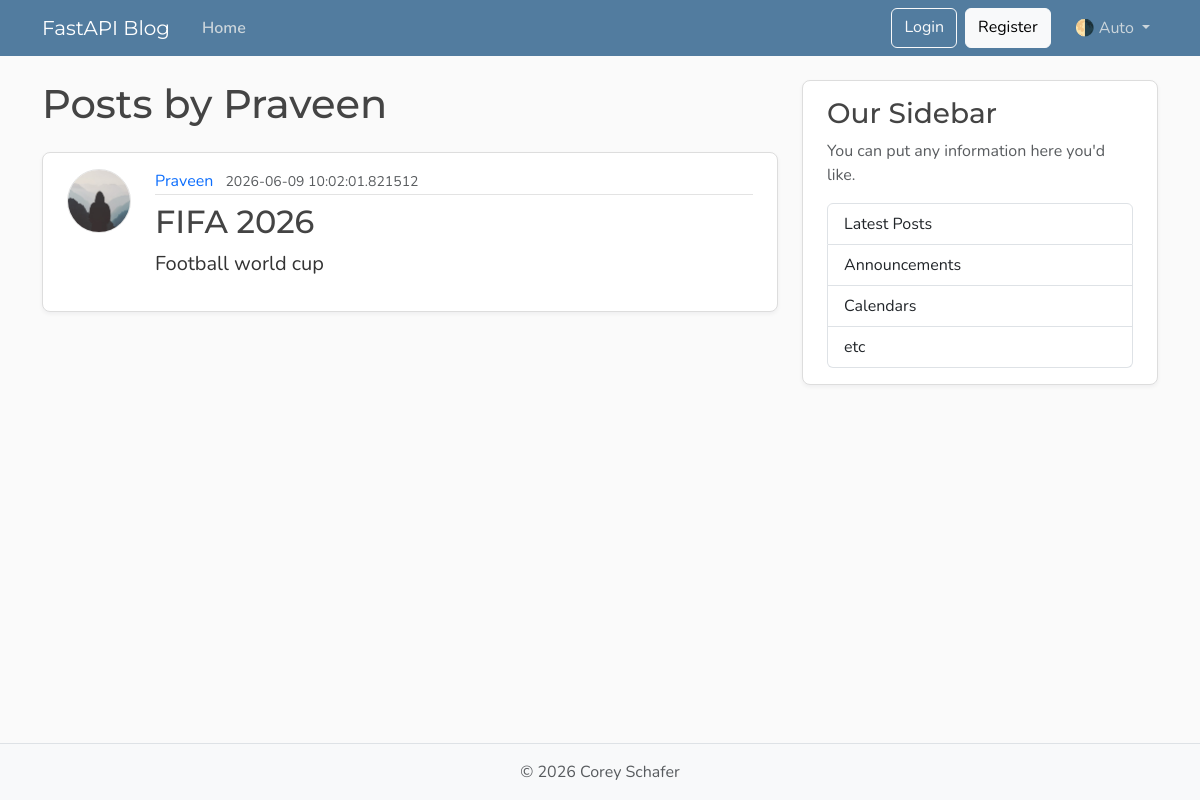
Screenshot of /users/2/posts with the database file from the repository.
### models.py (models this page shows, shortened)
class User(Base):
    __tablename__ = "users"
    id: Mapped[int] = mapped_column(Integer, primary_key=True, index=True)
    username: Mapped[str] = mapped_column(String(50), unique=True, nullable=False)
    email: Mapped[str] = mapped_column(String(120), unique=True, nullable=False)
    image_file: Mapped[str | None] = mapped_column(String(200), nullable=True, default=None)
    posts: Mapped[list[Post]] = relationship(
        back_populates="author",
        cascade="all, delete-orphan"
    )

class Post(Base):
    __tablename__ = "posts"
    id: Mapped[int] = mapped_column(Integer, primary_key=True, index=True)
    title: Mapped[str] = mapped_column(String(100), nullable=False)
    content: Mapped[str] = mapped_column(Text, nullable=False)
    user_id: Mapped[int] = mapped_column(
        ForeignKey("users.id"), nullable=False, index=True
    )
    date_posted: Mapped[datetime] = mapped_column(
        DateTime(timezone=True),
        default=lambda: datetime.now(UTC)
    )
    author: Mapped[User] = relationship(back_populates="posts")

### main.py (the view)
@app.get(
    "/users/{user_id}/posts",
    include_in_schema=False,
    name="user_posts",
)
def user_posts_page(
    request: Request,
    user_id: int,
    db: Annotated[Session, Depends(get_db)],
):
    user = db.execute(
        select(models.User).where(models.User.id == user_id)
    ).scalars().first()
    if not user:
        raise HTTPException(
            status_code=status.HTTP_404_NOT_FOUND,
            detail="User not found",
        )
    posts_db = db.execute(
        select(models.Post)
        .options(joinedload(models.Post.author))
        .where(models.Post.user_id == user_id)
    ).scalars().all()
    return templates.TemplateResponse(
        request=request,
        name="user_posts.html",
        context={
            "user": user,
            "posts": posts_db,
            "title": f"{user.username}'s Posts",
        },
    )

### templates/user_posts.html
{% extends "layout.html" %}
{% block content %}
    <h1 class="mb-4">Posts by {{ user.username if user else "User" }}</h1>
    <div id="postsContainer">
        {% for post in posts %}
            <article class="content-section py-3 px-4 mb-4">
                <div class="d-flex align-items-start gap-4">
                    <img class="rounded-circle article-img flex-shrink-0"
                         src="{{ post.author.image_path if post.author.image_path else url_for('static', path='profile_pics/default.jpg') }}"
                         alt="{{ post.author.username }}'s profile picture"
                         width="64"
                         height="64"
                         loading="lazy">
                    <div class="flex-grow-1">
                        <div class="article-metadata mb-2">
                            <a class="me-2" href="/users/{{ post.author.id }}/posts">{{ post.author.username }}</a>
                            <small class="text-body-secondary">{{ post.date_posted }}</small>
                        </div>
                        <h2>
                            <a class="article-title" href="/posts/{{ post.id }}">{{ post.title }}</a>
                        </h2>
                        <p class="article-content">{{ post.content }}</p>
                    </div>
                </div>
            </article>
        {% else %}
            <p class="text-body-secondary">No posts by this user yet.</p>
        {% endfor %}
    </div>
{% endblock content %}

### static/css/main.css (style rules this page uses)
:root { --font-heading: "Montserrat", system-ui, -apple-system, BlinkMacSystemFont, sans-serif; --font-body: "Nunito", system-ui, -apple-system, BlinkMacSystemFont, sans-serif; --color-bg-body: #fafafa; --color-bg-content: #ffffff; --color-text-primary: #333333; --color-text-heading: #444444; --color-steel: #527c9f; --color-nav-link: #cbd5db; --color-nav-link-hover: #ffffff; --color-link-hover: #428bca; --color-border: #dddddd; --color-border-light: #e3e3e3; --spacing-xl: 5rem; --article-img-size: 4rem; --account-img-size: 7.813rem; }
body { font-family: var(--font-body); background: var(--color-bg-body); color: var(--color-text-primary); }
h1, h2, h3, h4, h5, h6 { font-family: var(--font-heading); color: var(--color-text-heading); }
a { text-decoration: none; }
.content-section { background: var(--color-bg-content); border: 1px solid var(--color-border); border-radius: 0.5rem; box-shadow: 0 2px 4px rgba(15, 23, 42, 0.05); transition: box-shadow 0.15s ease, transform 0.15s ease, border-color 0.15s ease; }
.article-title { color: var(--color-text-heading); transition: color 0.2s ease-in-out; }
.article-content { white-space: pre-line; font-size: 1.25rem; }
.article-img { height: var(--article-img-size); width: var(--article-img-size); flex-shrink: 0; object-fit: cover; border: 1px solid var(--color-border-light); box-shadow: 0 0 0 2px var(--color-bg-content); }
.article-metadata { padding-bottom: 0.063rem; border-bottom: 1px solid var(--color-border-light); }
.article-metadata a { transition: color 0.2s ease-in-out; }

### rows the page displays
User: username "Praveen"
Post: author.username "Praveen", date_posted "2026-06-09 10:02:01.821512", title "FIFA 2026", content "Football world cup"
